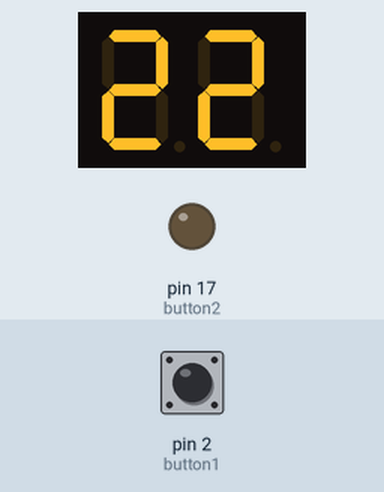
Bench run of a sketch on a simulated Arduino Uno, built with avr-gcc and run on an emulated ATmega328P. Parts: 2-digit seven-segment display, output pins drawn as LEDs (lit = HIGH). Wiring (inferred from the names in the program): 2-digit 7-segment display, segments lit when LOW: segments pin 14, pin 13, pin 6, pin 9, pin 8, pin 12, pin 11; digit selects pin 5, pin 10. Inputs (shaded band) come from the test bench; at power-on: pin 2 (button1) HIGH. Random numbers use the default seed unless the sketch sets one; the segment pins are drawn as the display they are named for; pins used as bus, display or sensor lines are not drawn.

Above: at 1.5 s.
1.6 s: pin 2 (button1) pulled LOW for 0.15 s
At 2.7 s:
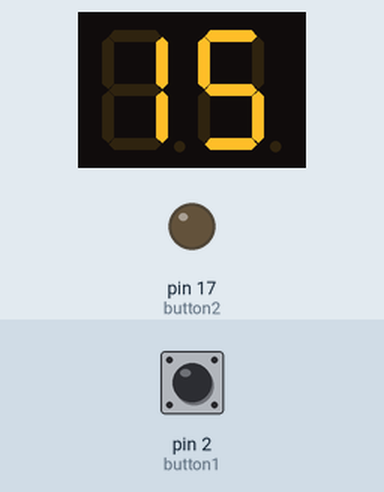
3.3 s: pin 2 (button1) pulled LOW for 1 s
At 4.8 s:
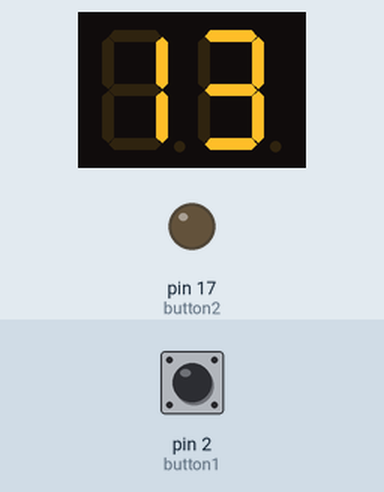
5.8 s: pin 2 (button1) pulled LOW for 0.15 s
At 6.3 s:
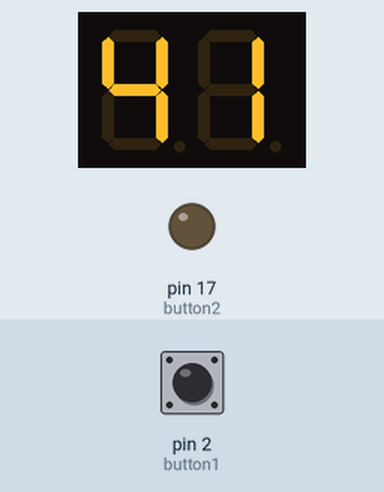
7.5 s: pin 2 (button1) pulled LOW for 1 s
At 8.3 s:
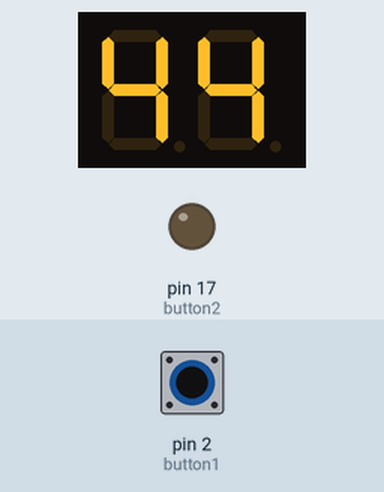
Timing chart, 0 to 10.5 s (numbered marks = the images above; inputs shaded):
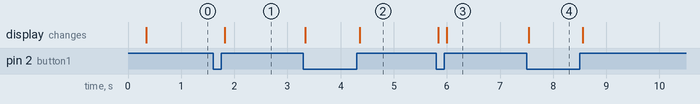

Measured:
- after the input at 1.6 s, the display: changes after 0.22 s (image 1)
- after the input at 3.3 s, the display: first changes at once (image 2 shows a later state)
- after the input at 5.8 s, the display: first changes at once (image 3 shows a later state)
- after the input at 7.5 s, the display: changes at once (image 4)

The sketch:

_7_segment_dice.ino
```cpp
const int A = 14;
const int B = 13;
const int C = 6;
const int D = 9;
const int E = 8;
const int F = 12;
const int G = 11;
const int dice1 = 5;
const int dice2 = 10;
const int button1 = 2;
const int button2 = 17;
const int segment[] = {A, B, C, D, E, F, G};

const bool digit[][7] = {
  {1, 0, 0, 1, 1, 1, 1},
  {0, 0, 1, 0, 0, 1, 0},
  {0, 0, 0, 0, 1, 1, 0},
  {1, 0, 0, 1, 1, 0, 0},
  {0, 1, 0, 0, 1, 0, 0},
  {0, 1, 0, 0, 0, 0, 0}
};
int delay1 = 0;
int delay2 = 0;
int value1 = 1;
int value2 = 1;


void setup() {
  Serial.begin(9600);
  pinMode (button1, INPUT_PULLUP);  //Set button as input (not required)
  pinMode (button2, OUTPUT);
  digitalWrite(button2, LOW);
  pinMode (dice1, OUTPUT);
  pinMode (dice2, OUTPUT);
  for (int i = 0; i < 7; i++) {
    pinMode (segment[i], OUTPUT); //Set all pins to output
  }
  for (int n = 0; n < 6; n++) {
    digitalWrite (segment[0], digit[n][0]);
    digitalWrite (segment[1], digit[n][1]);
    digitalWrite (segment[2], digit[n][2]);
    digitalWrite (segment[3], digit[n][3]);
    digitalWrite (segment[4], digit[n][4]);
    digitalWrite (segment[5], digit[n][5]);
    digitalWrite (segment[6], digit[n][6]);
    digitalWrite (dice1, HIGH);
    digitalWrite (dice2, HIGH);
    delay(50);
    digitalWrite (dice1, LOW);
    digitalWrite (dice2, LOW);
  }

}

void loop() {
  //Serial.println(value1);
  //sets dice1 button not pressed
  if (digitalRead(button1) == 0) {
    if (delay2 > 0) {
      value2 = ((delay2+random(1,6))%6) ;
      delay2 = 0;
    }
    delay1++;

  }
  //sets dice2
  if (digitalRead(button1) == 1) {
    if (delay1 > 0) {
      value1 = ((delay1+random(1,6)) % 6) ;
      delay1 = 0;
    }
    delay2++;

    //display values
//    Serial.print(" value2: ");
//    Serial.print(value2);
//    Serial.print(" value1: ");
//    Serial.println(value1);
    //delay between button presses
    displayDice(dice1, value1);
    //delay during button press
    displayDice(dice2, value2);
  }
}

void displayDice(int die, int n) {
 // Serial.println(n);
  digitalWrite (segment[0], digit[n][0]);
  digitalWrite (segment[1], digit[n][1]);
  digitalWrite (segment[2], digit[n][2]);
  digitalWrite (segment[3], digit[n][3]);
  digitalWrite (segment[4], digit[n][4]);
  digitalWrite (segment[5], digit[n][5]);
  digitalWrite (segment[6], digit[n][6]);
  digitalWrite (die, HIGH);
  delay(1);
  digitalWrite (die, LOW);
}
```
